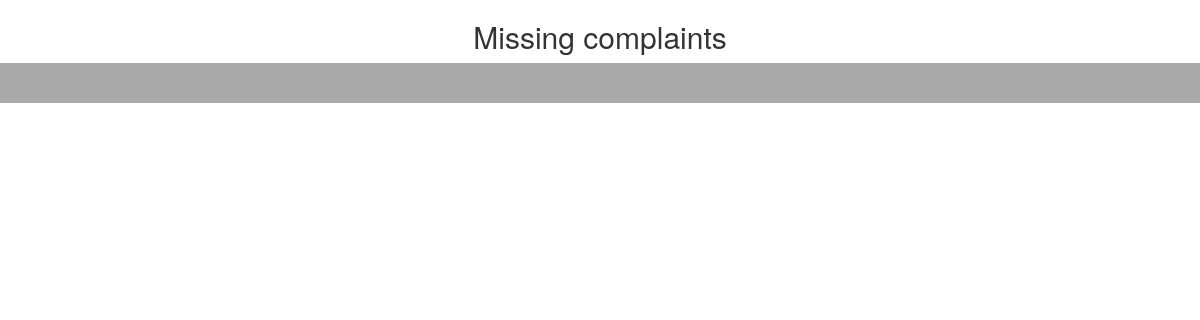
The app's page /EasyFind/ele.php, older data.
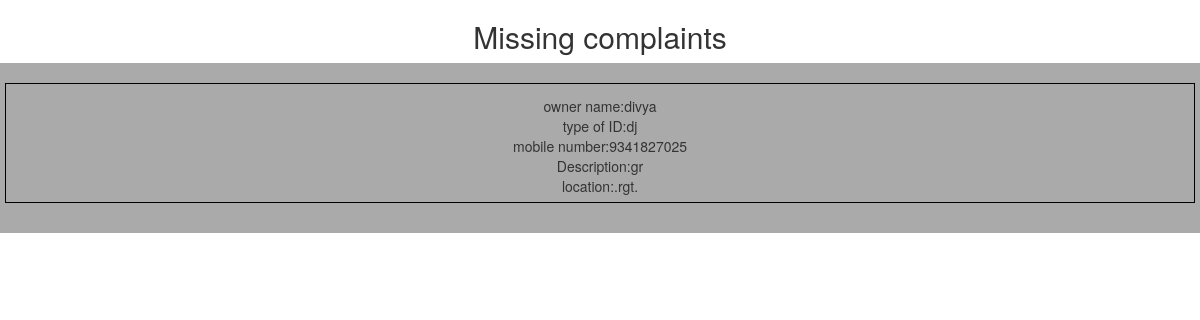
The same page, newer data.
### tables this page shows
CREATE TABLE `ele` (
  `id` int(10) NOT NULL,
  `owner` varchar(255) NOT NULL,
  `typeid` varchar(255) NOT NULL,
  `phone` varchar(10) NOT NULL,
  `des` text NOT NULL,
  `location` varchar(255) NOT NULL
);

### EasyFind/ele.php (the view, shortened to what this page needs)
<!DOCTYPE html>
    <html lang="en">
    <head>
        <link rel="stylesheet" href="https://maxcdn.bootstrapcdn.com/bootstrap/3.3.6/css/bootstrap.min.css" />
    </head>
    <body>
    <div class="row">
    <h2 style="text-align: center;">Missing complaints</h2>
  <div class="column" style="background-color:#aaa;">
    <?php
    $con=mysqli_connect("localhost","root","","iwtproject");
    $find_hackman=mysqli_query($con,"SELECT * FROM ele");
    while($row=mysqli_fetch_assoc($find_hackman))
    {
     $own_name=$row['owner'];
     $typeid =$row['typeid'];
     $mobno =$row['phone'];
     $des =$row['des'];
     $location =$row['location'];
     echo"<p style='border: 1px solid black;padding: 1%;
     width: 100%;
     height: 120px;'>owner name:$own_name<br>
          type of ID:$typeid<br>
          mobile number:$mobno<br>
          Description:$des<br>
          location:$location</p>";
            }
    ?>
  </div>
</div>
   </body>
    </html>

Row changes from the older to the newer data that the page shows:
added ele: owner "divya", typeid "dj", phone "9341827025", des "gr", location ".rgt."
